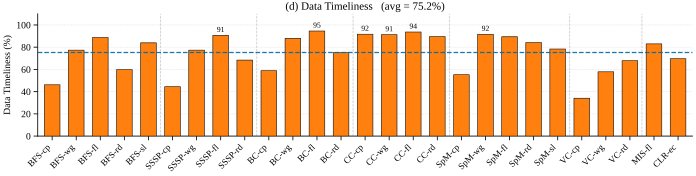

Here is the Python script that generated this plot:
#!/usr/bin/env python3
"""Round-2 Quality Fig (d): Data Timeliness — full 27 workloads (MST excluded).

Single-row, full-width (7.0 x 1.8) bar chart of GRASP Data Timeliness (%).
Source field: ``grasp.ima_timeliness.data_pct`` from ``effectiveness_data.json``
(extracted from the GRASP_TIMELINESS log line).
"""

from __future__ import annotations

import json
import sys
from pathlib import Path

import numpy as np

# ── Project plot style ──────────────────────────────────────────────────────
_REPO = Path(__file__).resolve().parents[4]
sys.path.insert(0, str(_REPO / "ima_plan/07_paper_outline/plot_style"))
from plot_util import apply_style, save_fig, CB10              # noqa: E402
from workload_names import (                                    # noqa: E402
    ORDERED_27,
    SHORT_NAME,
    group_separator_positions,
)

apply_style()
import matplotlib.pyplot as plt  # noqa: E402

OUT_DIR = Path(__file__).resolve().parent
DATA_JSON = _REPO / "ima_plan/07_paper_outline/figures/effectiveness_data.json"


# ── Load & compute ──────────────────────────────────────────────────────────
with open(DATA_JSON) as fh:
    DATA = json.load(fh)["workloads"]


def get_data_timeliness(key: str):
    rec = DATA.get(key)
    if rec is None:
        return None
    g = rec.get("grasp") or {}
    tl = g.get("ima_timeliness")
    if not tl:
        return None
    return tl.get("data_pct")


values: list[float | None] = [get_data_timeliness(k) for k in ORDERED_27]
labels: list[str] = [SHORT_NAME[k] for k in ORDERED_27]

skipped = [k for k, v in zip(ORDERED_27, values) if v is None]
if skipped:
    print(f"[skipped — no GRASP timeliness] {skipped}")

plot_values = np.array([np.nan if v is None else v for v in values], dtype=float)
valid_values = plot_values[~np.isnan(plot_values)]
avg_value = float(np.mean(valid_values)) if valid_values.size else 0.0

# ── Plot ────────────────────────────────────────────────────────────────────
n = len(ORDERED_27)
x = np.arange(n)
bar_w = 0.65

fig, ax = plt.subplots(figsize=(7.0, 1.8), constrained_layout=True)

ax.bar(
    x, plot_values, bar_w,
    color=CB10[1], edgecolor="black", linewidth=0.4,
    zorder=3,
)

ax.axhline(
    y=avg_value, color="#006BA4", linestyle="--",
    linewidth=0.9, alpha=0.9, zorder=4,
)

# Annotate exceptional bars (>90% or <10%)
for i, v in enumerate(plot_values):
    if np.isnan(v):
        continue
    if v > 90.0 or v < 10.0:
        offset = 1.5 if v >= 0 else -1.5
        va = "bottom" if v >= 0 else "top"
        ax.text(
            i, v + offset,
            f"{v:.0f}",
            ha="center", va=va,
            fontsize=5.5, color="black", zorder=6,
        )

for i, v in enumerate(values):
    if v is None:
        ax.text(
            i, 2,
            "N/A", ha="center", va="bottom",
            fontsize=5.5, color="gray", zorder=6,
        )

for sep in group_separator_positions(ORDERED_27):
    ax.axvline(
        x=sep, color="#999999", linestyle="--",
        linewidth=0.5, alpha=0.6, zorder=1,
    )

ax.set_ylabel("Data Timeliness (%)", fontsize=7)
ax.set_ylim(0, 110)
ax.set_xlim(-0.6, n - 0.4)
ax.set_xticks(x)
ax.set_xticklabels(labels, rotation=45, ha="right", fontsize=6.5)
ax.tick_params(axis="y", labelsize=7)
ax.set_title(
    f"(d) Data Timeliness   (avg = {avg_value:.1f}%)",
    fontsize=8, pad=3,
)

save_fig(fig, "proto_r2_q4_data_timeliness", OUT_DIR)
plt.close(fig)

print(f"Saved: {OUT_DIR}/proto_r2_q4_data_timeliness.{{pdf,svg}}")
print(f"workloads={n} skipped={len(skipped)} avg={avg_value:.2f}%  "
      f"min={np.nanmin(plot_values):.1f}%  max={np.nanmax(plot_values):.1f}%")
